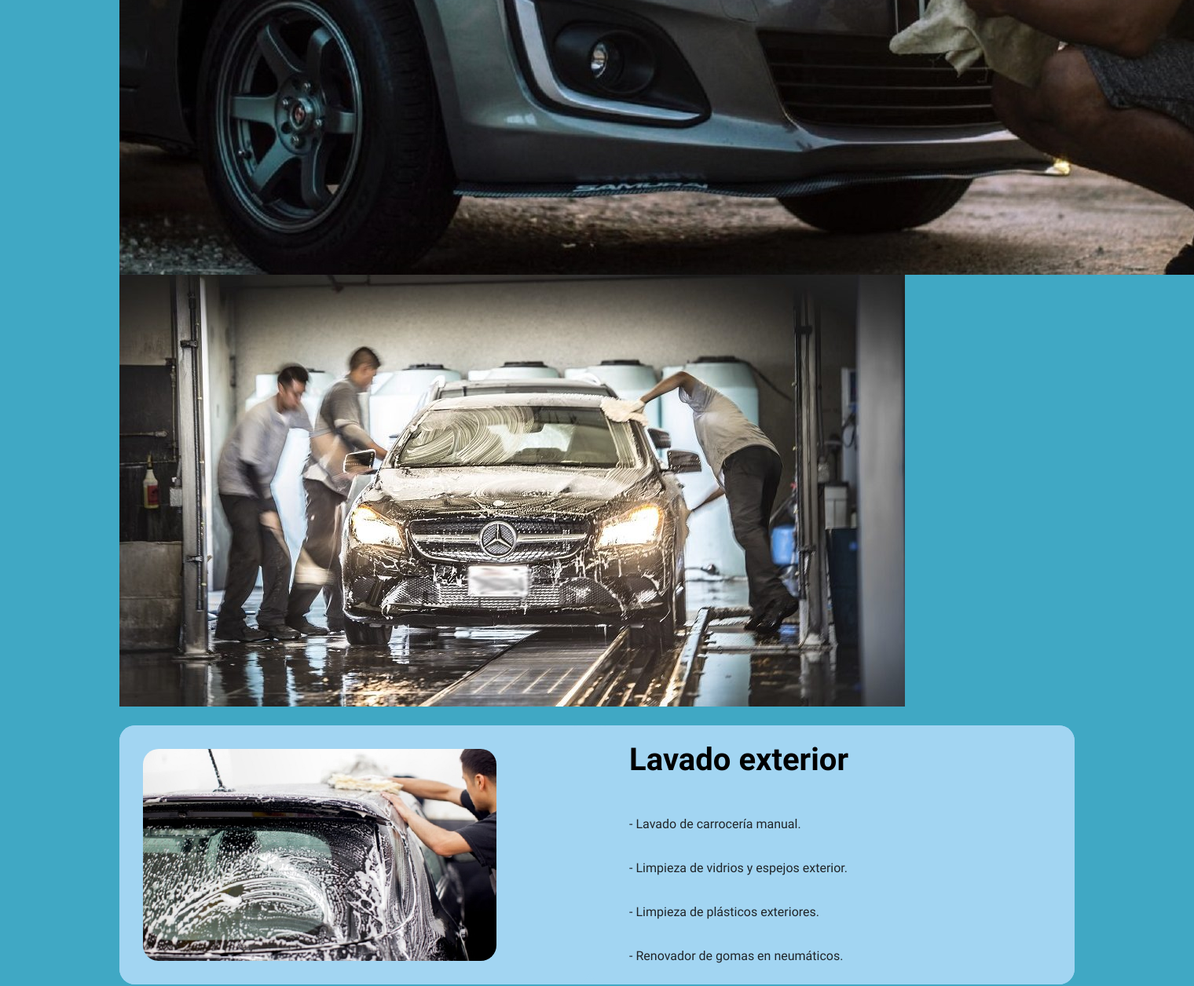
The app's page / (middle part), older data.
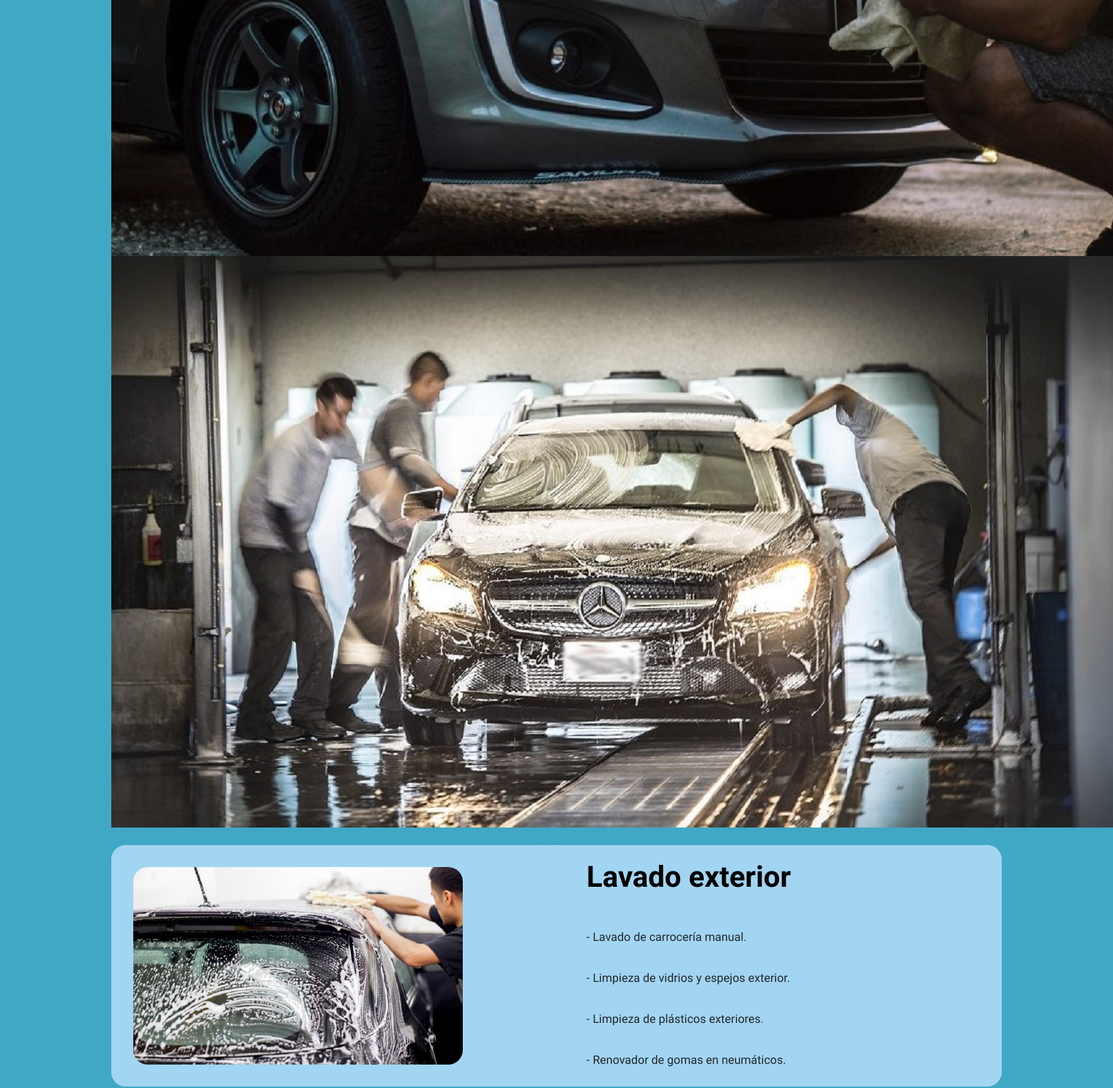
The same page, newer data.
### web/models.py (models this page shows, shortened)
class Slider(models.Model):
    imagen = models.ImageField(upload_to="Sliders", null=True)

### web/views.py (the view)
# urls.py: 2. Add a URL to urlpatterns:  path('', views.home, name='home')
def home(request):
    sliders = Slider.objects.all()
    data = {
        "sliders" : sliders
    }
    return render(request, 'web/home.html', data)

### web/templates/web/home.html (shortened to what this page needs)
{% extends "web/base.html" %}
{% load static %}
{% block css %}
    <link rel="stylesheet" href="https://cdn.jsdelivr.net/bxslider/4.2.12/jquery.bxslider.css">
{% endblock css %}
{% block contenido %}
    <br>
        <div class="slider">
            {% for s in sliders %}
                <div>
                    <img src="{{ s.imagen.url }}" alt="slider">
                </div>
            {% endfor %}
        </div>
        <br>
        <div class="servicios">
            <div>
                <div>
                    <img class="img-servicio" src="{% static 'web/img/servicios/lavado-exterior.jpg' %}" alt="lavado-exterior">
                </div>
                <div class="texto">
                    <h1 class="titulo-servicio">Lavado exterior</h1>
                    <p>- Lavado de carrocería manual.</p>
                    <p>- Limpieza de vidrios y espejos exterior.</p>
                    <p>- Limpieza de plásticos exteriores.</p>
                    <p>- Renovador de gomas en neumáticos.</p>
                </div>
            </div>
            <br>
            <br>
        </div>
        <br>
{% endblock contenido %}

Row changes from the older to the newer data that the page shows:
removed Slider: imagen (picture)
added Slider: imagen (picture)
